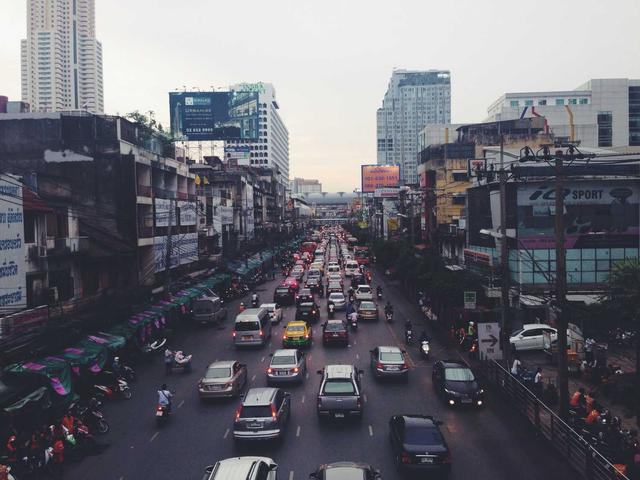
#> input picture 02_surf/images/input_image.jpg, 640 x 480 px
$ python surf_summary.py
#> lines starting #> are read from the running program, lines starting #| are printed output that depends on the picture
"""
SURF Summary and Comparison Visualizations
"""

import numpy as np
from PIL import Image
import matplotlib.pyplot as plt
import matplotlib.patches as patches
import os

SCRIPT_DIR = os.path.dirname(os.path.abspath(__file__))
BASE_DIR = os.path.dirname(SCRIPT_DIR)
IMAGES_DIR = os.path.join(BASE_DIR, 'images')
os.makedirs(IMAGES_DIR, exist_ok=True)


def load_image():
    input_path = os.path.join(IMAGES_DIR, 'input_image.jpg')
    if os.path.exists(input_path):
        img = Image.open(input_path).convert('L')
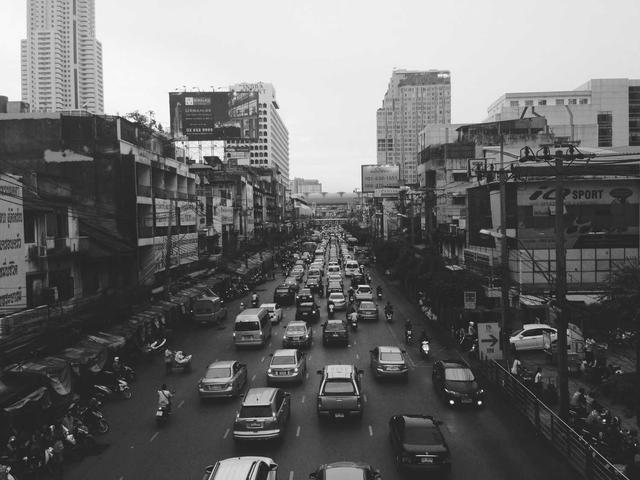
#> img: PIL image 640x480 L; min 1, max 255, mean 106.6
        if img.size[0] > 800 or img.size[1] > 600:
            img = img.resize((640, 480), Image.Resampling.LANCZOS)
        return np.array(img)
    else:
        img = np.zeros((480, 640), dtype=np.uint8)
        img[100:200, 100:250] = 180
        img[250:350, 300:450] = 220
        Image.fromarray(img).save(input_path)
        return img


def visualize_complete_pipeline():
    """Complete pipeline overview"""
    print("=" * 60)
    print("SURF Complete Pipeline Summary")
    print("=" * 60)

    fig, ax = plt.subplots(figsize=(18, 14))
    ax.axis('off')

    pipeline = """
╔══════════════════════════════════════════════════════════════════════════════╗
║                         SURF COMPLETE PIPELINE                               ║
╚══════════════════════════════════════════════════════════════════════════════╝

INPUT: Image (H × W)
        │
        ▼
═══════════════════════════════════════════════════════════════════════════════
                            1️⃣ DETECTION PHASE
═══════════════════════════════════════════════════════════════════════════════
        │
        ▼
┌───────────────────────────────────────────────────────────────────────────────┐
│ STEP 1: INTEGRAL IMAGE                                                        │
│         II(x,y) = Σᵢ₌₀ˣ Σⱼ₌₀ʸ I(i,j)                                         │
│         └── One-time O(H×W) computation                                       │
│         └── Enables O(1) box sums for ALL subsequent operations               │
└───────────────────────────────────────────────────────────────────────────────┘
        │
        ▼
┌───────────────────────────────────────────────────────────────────────────────┐
│ STEP 2: HESSIAN MATRIX (Box Filters)                                          │
│         H = | Dxx  Dxy |      det(H) = Dxx·Dyy - (0.9·Dxy)²                   │
│             | Dxy  Dyy |                                                      │
│         └── Box filter approximation of Gaussian 2nd derivatives              │
│         └── Applied at multiple filter sizes: 9×9, 15×15, 21×21, 27×27        │
│         └── O(1) per pixel using integral image!                              │
└───────────────────────────────────────────────────────────────────────────────┘
        │
        ▼
┌───────────────────────────────────────────────────────────────────────────────┐
│ STEP 3: SCALE-SPACE EXTREMA                                                   │
│         For each point (x, y, scale):                                         │
│           Compare with 26 neighbors (8 same + 9 above + 9 below scale)        │
│           If val > ALL neighbors OR val < ALL neighbors → KEYPOINT            │
│         └── Same principle as SIFT, but using filter pyramid                  │
└───────────────────────────────────────────────────────────────────────────────┘
        │
        ▼
┌───────────────────────────────────────────────────────────────────────────────┐
│ STEP 4: KEYPOINT LOCALIZATION                                                 │
│         Sub-pixel refinement: x̂ = x - H⁻¹·∇H (Taylor expansion)              │
│         Filtering: Remove weak responses |det(H)| < threshold                 │
│         └── Reject if offset > 0.5 (unstable)                                 │
└───────────────────────────────────────────────────────────────────────────────┘
        │
        ▼
OUTPUT: N stable keypoints with (x, y, scale)

═══════════════════════════════════════════════════════════════════════════════
                           2️⃣ DESCRIPTION PHASE
═══════════════════════════════════════════════════════════════════════════════
        │
        ▼
┌───────────────────────────────────────────────────────────────────────────────┐
│ STEP 5: ORIENTATION ASSIGNMENT                                                │
│         Haar wavelet responses (dx, dy) in circular region (radius = 6s)      │
│         60° sliding window → find dominant gradient direction                 │
│         θ_dominant = atan2(Σdy_max, Σdx_max)                                  │
│         └── Achieves rotation invariance                                      │
└───────────────────────────────────────────────────────────────────────────────┘
        │
        ▼
┌───────────────────────────────────────────────────────────────────────────────┐
│ STEP 6: DESCRIPTOR EXTRACTION (64-D)                                          │
│         Define 20s × 20s region, rotated by θ_dominant                        │
│         Divide into 4×4 = 16 subregions (each 5s × 5s)                        │
│         For each subregion: [Σdx, Σdy, Σ|dx|, Σ|dy|]                          │
│         Total: 16 × 4 = 64 values                                             │
│         Normalize: descriptor = descriptor / ||descriptor||                   │
└───────────────────────────────────────────────────────────────────────────────┘
        │
        ▼
OUTPUT: N keypoints with (x, y, scale, orientation, 64-D descriptor)
"""
    ax.text(0.01, 0.5, pipeline, fontsize=9, family='monospace', va='center',
            bbox=dict(boxstyle='round', facecolor='white', alpha=0.95))
    ax.set_title('SURF Complete Pipeline Flow', fontsize=16, fontweight='bold')

    plt.tight_layout()
    plt.savefig(os.path.join(IMAGES_DIR, 'surf_pipeline_flow.png'), dpi=150, bbox_inches='tight', facecolor='white')
    plt.close()
    print(f"Saved: surf_pipeline_flow.png")


def visualize_surf_vs_sift():
    """SURF vs SIFT comparison"""
    fig, ax = plt.subplots(figsize=(18, 12))
    ax.axis('off')

    comparison = """
╔══════════════════════════════════════════════════════════════════════════════╗
║                           SURF vs SIFT COMPARISON                            ║
╠══════════════════════════════════════════════════════════════════════════════╣
║                                                                              ║
║  Feature              │  SIFT (2004)               │  SURF (2006)            ║
║  ─────────────────────┼────────────────────────────┼─────────────────────────║
║  Full Name            │  Scale-Invariant Feature   │  Speeded-Up Robust      ║
║                       │  Transform                 │  Features               ║
║  ─────────────────────┼────────────────────────────┼─────────────────────────║
║  Speed                │  Slower                    │  ~3× FASTER             ║
║  ─────────────────────┼────────────────────────────┼─────────────────────────║
║  Scale-Space          │  IMAGE pyramid             │  FILTER pyramid         ║
║  Strategy             │  (resize image)            │  (resize filter)        ║
║  ─────────────────────┼────────────────────────────┼─────────────────────────║
║  Blob Detector        │  Difference of Gaussian    │  Hessian determinant    ║
║                       │  (DoG ≈ σ²∇²G)             │  det(H) = Dxx·Dyy-Dxy²  ║
║  ─────────────────────┼────────────────────────────┼─────────────────────────║
║  Filter Type          │  Gaussian convolution      │  BOX FILTERS            ║
║                       │  O(filter_size²) per pixel │  O(1) per pixel!        ║
║  ─────────────────────┼────────────────────────────┼─────────────────────────║
║  Fast Computation     │  No (direct convolution)   │  Yes (integral image)   ║
║  ─────────────────────┼────────────────────────────┼─────────────────────────║
║  Descriptor Size      │  128-D                     │  64-D (or 128-D)        ║
║  ─────────────────────┼────────────────────────────┼─────────────────────────║
║  Orientation          │  36-bin gradient histogram │  Haar wavelet +         ║
║  Assignment           │                            │  60° sliding window     ║
║  ─────────────────────┼────────────────────────────┼─────────────────────────║
║  Descriptor Method    │  4×4 subregions            │  4×4 subregions         ║
║                       │  8-bin gradient histograms │  Haar wavelet sums      ║
║                       │  16 × 8 = 128 values       │  16 × 4 = 64 values     ║
║  ─────────────────────┼────────────────────────────┼─────────────────────────║
║  Patent Status        │  Expired 2020              │  Expired 2020           ║
║  ─────────────────────┼────────────────────────────┼─────────────────────────║
║  Best For             │  Accuracy-critical         │  Real-time applications ║
║                       │  applications              │  Speed-critical tasks   ║
║                                                                              ║
╚══════════════════════════════════════════════════════════════════════════════╝

KEY SURF INNOVATIONS:
━━━━━━━━━━━━━━━━━━━━━

1. INTEGRAL IMAGES → O(1) box filter computation
   ┌─────────────────────────────────────────────────────────────────────────┐
   │ SIFT: Each pixel requires O(filter_size²) operations                   │
   │ SURF: Each pixel requires O(1) operations (4 lookups + 3 additions)    │
   └─────────────────────────────────────────────────────────────────────────┘

2. BOX FILTERS → Approximate Gaussian derivatives cheaply
   ┌─────────────────────────────────────────────────────────────────────────┐
   │ Gaussian 2nd derivative ≈ Simple box pattern (+1, -2, +1)              │
   │ Quality loss is minimal, speed gain is significant                     │
   └─────────────────────────────────────────────────────────────────────────┘

3. FILTER PYRAMID → No image resizing needed
   ┌─────────────────────────────────────────────────────────────────────────┐
   │ SIFT: Resize image at each octave (expensive memory + computation)     │
   │ SURF: Apply larger filters to same image (cheap with integral image)   │
   └─────────────────────────────────────────────────────────────────────────┘

4. HAAR WAVELETS → Fast orientation and descriptor computation
   ┌─────────────────────────────────────────────────────────────────────────┐
   │ Simple +1/-1 patterns computed with integral image                     │
   │ 64-D descriptor is more compact than SIFT's 128-D                      │
   └─────────────────────────────────────────────────────────────────────────┘
"""
    ax.text(0.01, 0.5, comparison, fontsize=9, family='monospace', va='center',
            bbox=dict(boxstyle='round', facecolor='white', alpha=0.95))
    ax.set_title('SURF vs SIFT Detailed Comparison', fontsize=16, fontweight='bold')

    plt.tight_layout()
    plt.savefig(os.path.join(IMAGES_DIR, 'surf_vs_sift.png'), dpi=150, bbox_inches='tight', facecolor='white')
    plt.close()
    print(f"Saved: surf_vs_sift.png")


def visualize_speed_comparison():
    """Speed comparison visualization"""
    fig, axes = plt.subplots(1, 2, figsize=(16, 8))

    # SIFT computation
    ax1 = axes[0]
    ax1.axis('off')
    sift_speed = """
SIFT COMPUTATION (Slow)
═══════════════════════════════════

Standard Convolution:

For EACH pixel in image:
  For EACH pixel in filter:
    multiply + add

= O(H × W × filter_size²)

Example (640×480 image, 9×9 filter):
  640 × 480 × 81 = 24,883,200 ops

For scale-space (4 octaves × 5 scales):
  Total ≈ 500 million operations!

Plus: Must RESIZE image at each octave
  - Additional memory allocation
  - Image interpolation overhead


Time complexity per scale:
  O(H × W × filter_size²)

For 21×21 filter:
  640 × 480 × 441 = 135,475,200 ops
"""
    ax1.text(0.05, 0.5, sift_speed, fontsize=11, family='monospace', va='center',
             bbox=dict(boxstyle='round', facecolor='#ffcccc', alpha=0.8))
    ax1.set_title('SIFT: O(filter_size²) per pixel', fontsize=14, fontweight='bold', color='red')

    # SURF computation
    ax2 = axes[1]
    ax2.axis('off')
    surf_speed = """
SURF COMPUTATION (Fast)
═══════════════════════════════════

Integral Image Magic:

For EACH pixel in image:
  4 array lookups
  3 additions

= O(H × W × 4)

Example (640×480 image, ANY filter):
  640 × 480 × 4 = 1,228,800 ops

For scale-space (same image, all scales):
  Total ≈ 5 million operations!

Plus: NO image resizing needed!
  - Single integral image
  - All filter sizes work


Time complexity per scale:
  O(H × W × 4) = O(H × W)

For 21×21 OR 99×99 filter:
  640 × 480 × 4 = 1,228,800 ops
  (CONSTANT regardless of filter size!)


Speed improvement:
  Per filter: 20× to 100× faster
  Overall:    ~3× faster end-to-end
"""
    ax2.text(0.05, 0.5, surf_speed, fontsize=11, family='monospace', va='center',
             bbox=dict(boxstyle='round', facecolor='#ccffcc', alpha=0.8))
    ax2.set_title('SURF: O(1) per pixel with integral image', fontsize=14, fontweight='bold', color='green')

    plt.suptitle('Speed Comparison: Why SURF is Faster', fontsize=16, fontweight='bold')
    plt.tight_layout()
    plt.savefig(os.path.join(IMAGES_DIR, 'surf_speed_comparison.png'), dpi=150, bbox_inches='tight', facecolor='white')
    plt.close()
    print(f"Saved: surf_speed_comparison.png")


def visualize_summary():
    """Final summary table"""
    fig, ax = plt.subplots(figsize=(14, 10))
    ax.axis('off')

    summary = """
╔════════════════════════════════════════════════════════════════╗
║                      SURF ALGORITHM SUMMARY                     ║
╠════════════════════════════════════════════════════════════════╣
║                                                                 ║
║  Property              │  Value                                 ║
║  ──────────────────────┼───────────────────────────────────────║
║  Full Name             │  Speeded-Up Robust Features           ║
║  Year                  │  2006 (Bay, Tuytelaars, Van Gool)     ║
║  Speed                 │  ~3× faster than SIFT                 ║
║  ──────────────────────┼───────────────────────────────────────║
║  1️⃣ DETECTION PHASE    │                                       ║
║     Integral Image     │  II(x,y) = Σ I(i,j) → O(1) box sums  ║
║     Blob Detector      │  det(H) = Dxx·Dyy - (0.9·Dxy)²       ║
║     Scale-Space        │  Filter pyramid (9,15,21,27,...)     ║
║     Localization       │  Sub-pixel refinement                 ║
║  ──────────────────────┼───────────────────────────────────────║
║  2️⃣ DESCRIPTION PHASE  │                                       ║
║     Orientation        │  Haar wavelets + 60° sliding window  ║
║     Descriptor Size    │  64-D (or 128-D extended)            ║
║     Descriptor Values  │  [Σdx, Σdy, Σ|dx|, Σ|dy|] × 16      ║
║  ──────────────────────┼───────────────────────────────────────║
║  Key Innovation        │  Integral images + Box filters        ║
║  Best For              │  Real-time applications               ║
║                                                                 ║
╚════════════════════════════════════════════════════════════════╝

QUICK REFERENCE - FORMULAS:
━━━━━━━━━━━━━━━━━━━━━━━━━━━

Detection:
  II(x,y) = I(x,y) + II(x-1,y) + II(x,y-1) - II(x-1,y-1)
  Box_sum = II(D) - II(B) - II(C) + II(A)
  det(H) = Dxx·Dyy - (0.9·Dxy)²

Description:
  Haar_dx = I(right) - I(left)
  Haar_dy = I(bottom) - I(top)
  Descriptor = [Σdx, Σdy, Σ|dx|, Σ|dy|] × 16 subregions
"""
    ax.text(0.05, 0.5, summary, fontsize=11, family='monospace', va='center',
            bbox=dict(boxstyle='round', facecolor='lightyellow', alpha=0.9))
    ax.set_title('SURF Algorithm Summary', fontsize=16, fontweight='bold')

    plt.tight_layout()
    plt.savefig(os.path.join(IMAGES_DIR, 'surf_summary.png'), dpi=150, bbox_inches='tight', facecolor='white')
    plt.close()
    print(f"Saved: surf_summary.png")


def visualize_complete_summary_visual():
    """Visual summary with images"""
    img = load_image()
    H, W = img.shape
#> H = 480; W = 640

    # Generate sample keypoints
    np.random.seed(42)
    keypoints = []
    for _ in range(50):
        kp = {
            'x': np.random.randint(50, W - 50),
            'y': np.random.randint(50, H - 50),
            'scale': np.random.randint(1, 4),
            'orientation': np.random.uniform(-np.pi, np.pi)
        }
        keypoints.append(kp)

    fig = plt.figure(figsize=(20, 12))
    gs = fig.add_gridspec(2, 3, hspace=0.25, wspace=0.2)

    # Input
    ax1 = fig.add_subplot(gs[0, 0])
    ax1.imshow(img, cmap='gray')
    ax1.set_title(f'1. Input Image\n{W} × {H}', fontsize=12, fontweight='bold')
    ax1.axis('off')

    # Integral image
    ax2 = fig.add_subplot(gs[0, 1])
    integral = np.cumsum(np.cumsum(img.astype(np.float64), axis=0), axis=1)
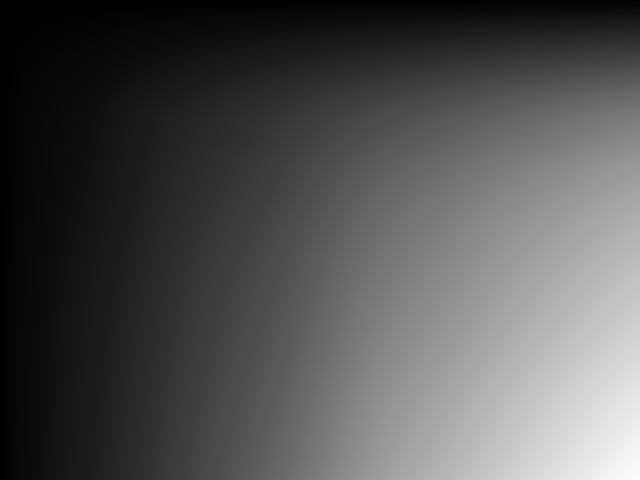
#> integral: shape (480, 640) float64; min 246, max 32750171, mean 10542967.8; drawn with min black and max white
    ii_norm = (integral - integral.min()) / (integral.max() - integral.min())
    ax2.imshow(ii_norm, cmap='viridis')
    ax2.set_title('2. Integral Image\n(O(1) box sums)', fontsize=12, fontweight='bold')
    ax2.axis('off')

    # Detection
    ax3 = fig.add_subplot(gs[0, 2])
    ax3.imshow(img, cmap='gray')
    colors = ['red', 'lime', 'blue']
    for kp in keypoints[:30]:
        scale = kp['scale'] - 1
        circle = plt.Circle((kp['x'], kp['y']), 4 + scale * 3,
                           color=colors[scale], fill=False, linewidth=1.5)
        ax3.add_patch(circle)
    ax3.set_title(f'3. Detection\n{len(keypoints)} keypoints', fontsize=12, fontweight='bold')
    ax3.axis('off')

    # Orientation
    ax4 = fig.add_subplot(gs[1, 0])
    ax4.imshow(img, cmap='gray')
    for kp in keypoints[::2]:
        x, y = kp['x'], kp['y']
        ori = kp['orientation']
        size = 4 + (kp['scale'] - 1) * 2
        circle = plt.Circle((x, y), size, color='red', fill=False, linewidth=1.5)
        ax4.add_patch(circle)
        ax4.arrow(x, y, size*1.8*np.cos(ori), size*1.8*np.sin(ori),
                 head_width=4, head_length=3, fc='yellow', ec='yellow')
    ax4.set_title('4. Orientation', fontsize=12, fontweight='bold')
    ax4.axis('off')

    # 4×4 grid
    ax5 = fig.add_subplot(gs[1, 1])
    kp_x, kp_y = W // 2, H // 2
#> kp_x = 320; kp_y = 240
    half = 30
    region = img[max(0, kp_y-half):min(H, kp_y+half), max(0, kp_x-half):min(W, kp_x+half)]
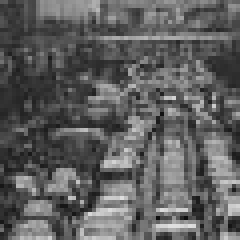
#> region: shape (60, 60) (shown 4 times larger); min 13, max 224, mean 94.8
    if region.size > 0:
        ax5.imshow(region, cmap='gray', extent=[0, 4, 4, 0])
        for i in range(5):
            ax5.axhline(y=i, color='lime', linewidth=2)
            ax5.axvline(x=i, color='lime', linewidth=2)
    ax5.set_title('5. 4×4 Subregions', fontsize=12, fontweight='bold')

    # 64-D descriptor
    ax6 = fig.add_subplot(gs[1, 2])
    desc = np.random.randn(64)
    desc = desc / np.linalg.norm(desc)
    bar_colors = plt.cm.tab20(np.repeat(np.arange(16), 4) / 16)
    ax6.bar(range(64), desc, color=bar_colors, edgecolor='none', width=1)
    ax6.set_xlabel('Index (0-63)')
    ax6.set_ylabel('Value')
    ax6.set_title('6. 64-D Descriptor', fontsize=12, fontweight='bold')
    ax6.set_xlim(-1, 64)

    plt.suptitle('SURF Complete Pipeline: Detection → Description', fontsize=18, fontweight='bold', y=0.98)
    plt.savefig(os.path.join(IMAGES_DIR, 'surf_complete_summary.png'), dpi=150, bbox_inches='tight', facecolor='white')
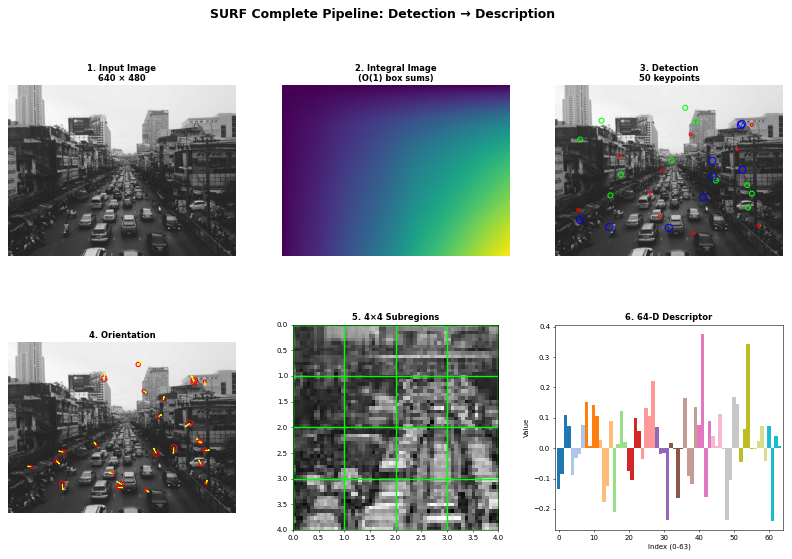
#> figure drawn by matplotlib, 6 panels; panel 6: tallest bar 0.376 high, from x = 40.5 to 41.5
    plt.close()
    print(f"Saved: surf_complete_summary.png")


if __name__ == "__main__":
    visualize_complete_pipeline()
    visualize_surf_vs_sift()
    visualize_speed_comparison()
    visualize_summary()
    visualize_complete_summary_visual()
    print("\nSummary images generated successfully!")
